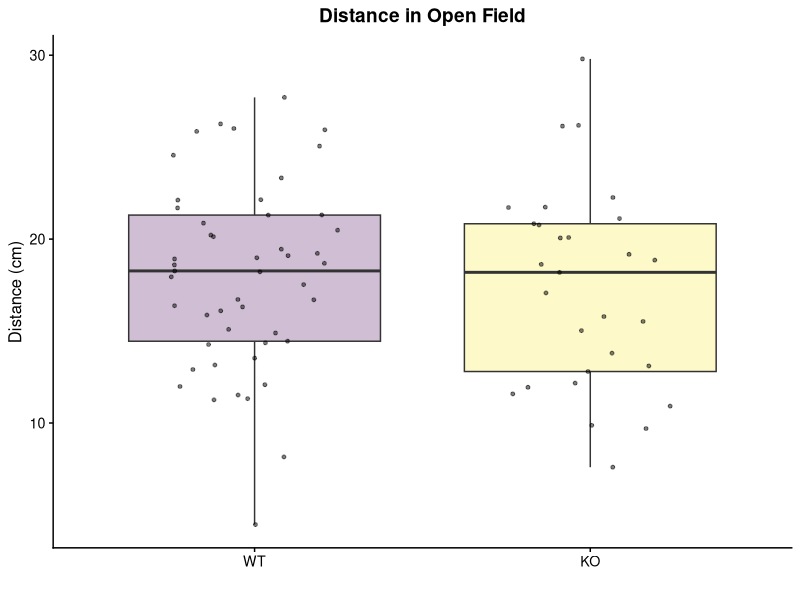
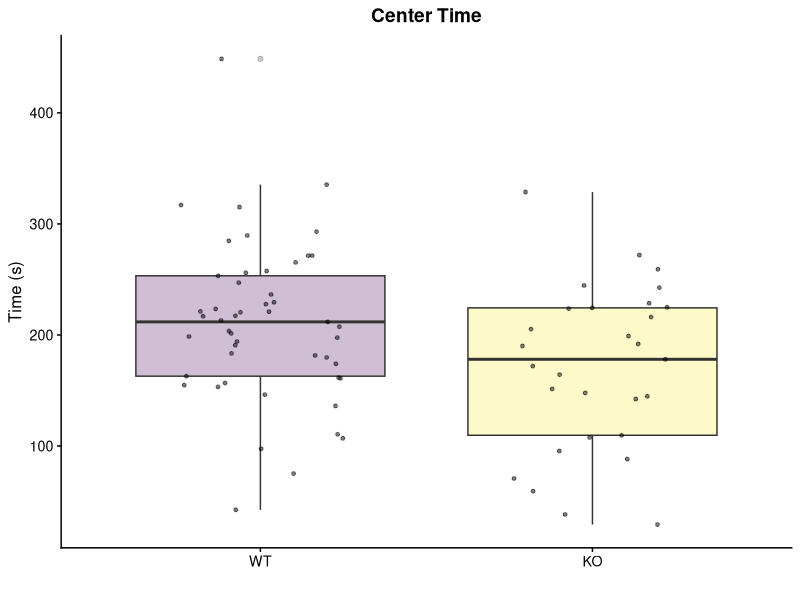
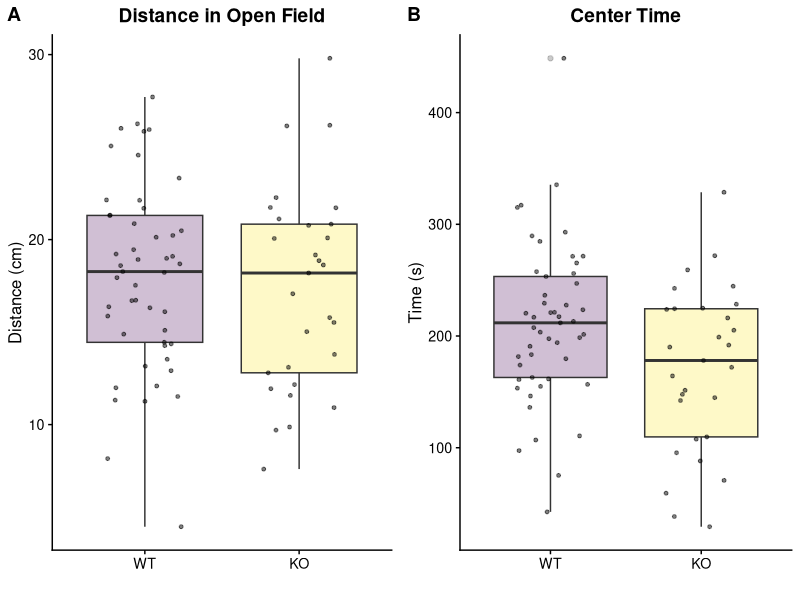
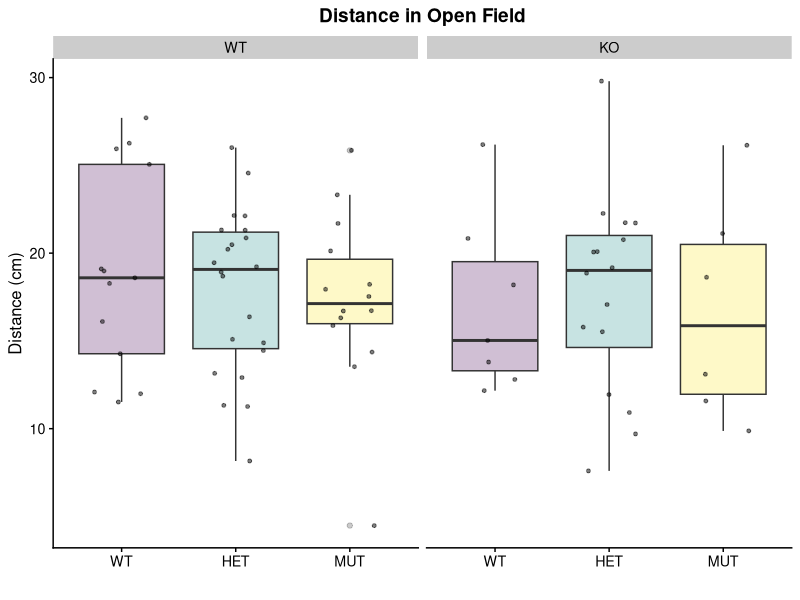
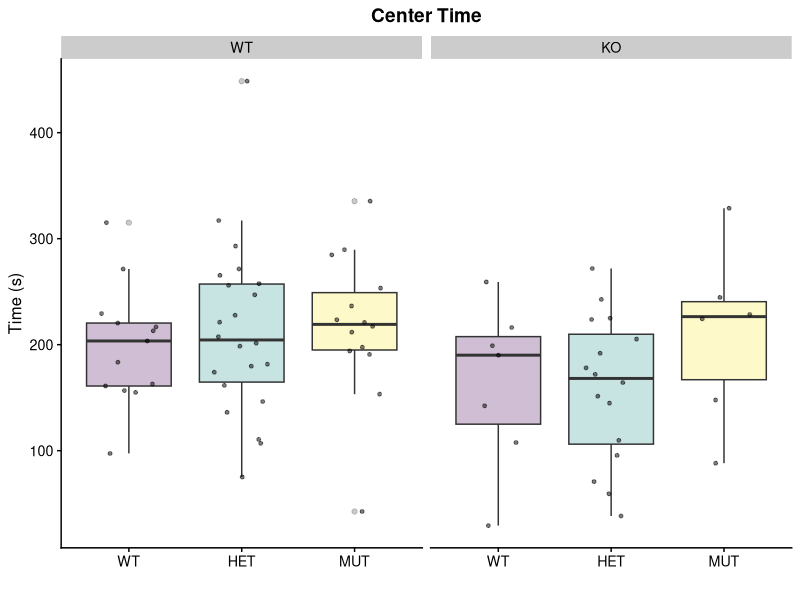
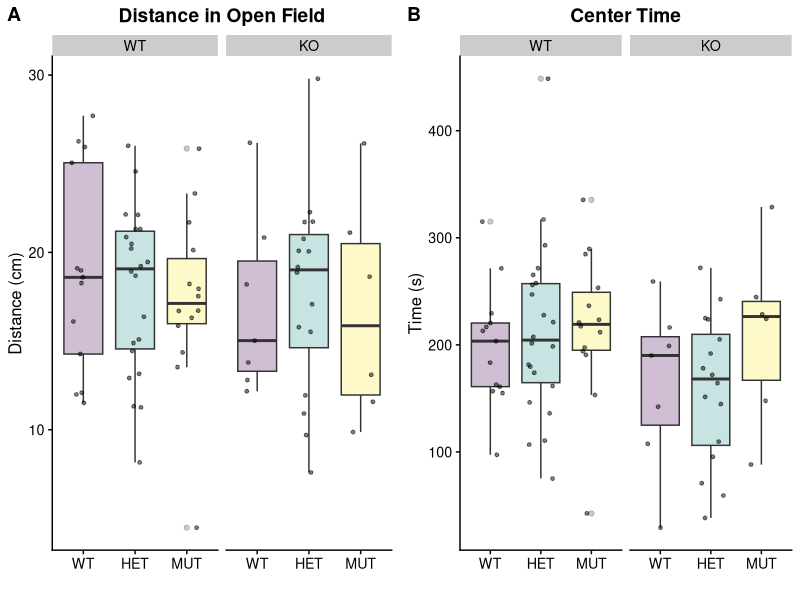
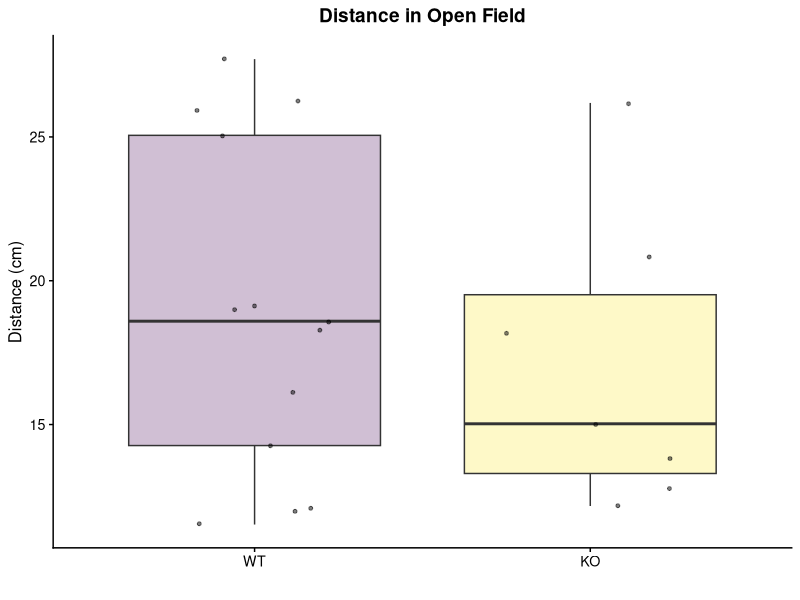
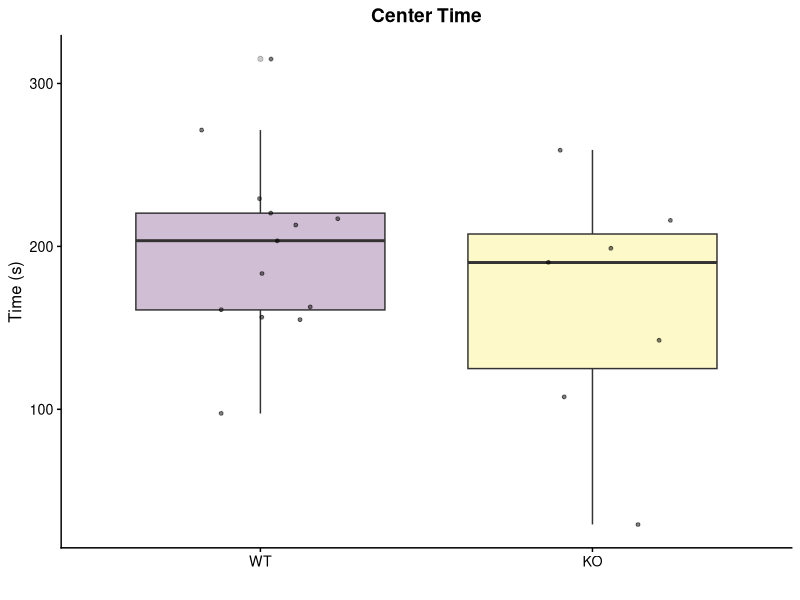

Source code (R) for these figures, in order: (Note: this script raises an error after producing the figures.)
library(ggplot2)
library(rlang)
library(cowplot)
library(viridis)
library(tidyr)
library(dplyr)

data<-read.csv("../Q22 Open Field Analysis - Sheet1.csv", header=TRUE)
data$SLC_Genotype<-data$SLC
data$SLC_Genotype <- factor(data$SLC_Genotype, levels=c("WT", "HET", "MUT"))
data$Q22 <- factor(data$Q22, levels=c("WT","KO"))
generate_boxplots <- function(input_data, X, Y, min,max){
  data<-as.data.frame(input_data)
  
  ggplot(data=data,aes(x={{X}},y={{Y}}, fill={{X}})) + 
    #geom_violin(alpha=0.25,position=position_dodge(width=.75),size=1,color="black",draw_quantiles=c(0.5))+
    geom_boxplot(alpha=0.25)+
    scale_fill_viridis_d()+
    geom_point(size=1,position=position_jitter(width=0.25),alpha=0.5)+
    theme_cowplot(12) +
    #ylim(min,max)+ 
    #facet_grid(~Sex)+    
    theme(legend.position = "none")
  
}

## Open Field on full dataset --
distance <-generate_boxplots(data, Q22, Distance,-30,85) +
  ggtitle("Distance in Open Field")+
  theme(plot.title = element_text(hjust = 0.5)) +
  labs(x="", y="Distance (cm)")
distance

centertime <-generate_boxplots(data, Q22, Center_Time,-30,85) +
  ggtitle("Center Time")+
  theme(plot.title = element_text(hjust = 0.5)) +
  labs(x="", y="Time (s)")
centertime

plot_grid(distance, centertime, labels=c("A","B"))

## Open Field on full dataset by SLC Genotype--
distance <-generate_boxplots(data, SLC_Genotype, Distance,-30,85) +
  ggtitle("Distance in Open Field")+
  theme(plot.title = element_text(hjust = 0.5)) +
  labs(x="", y="Distance (cm)")+
  facet_wrap(~Q22)
distance

centertime <-generate_boxplots(data, SLC_Genotype, Center_Time,-30,85) +
  ggtitle("Center Time")+
  theme(plot.title = element_text(hjust = 0.5)) +
  labs(x="", y="Time (s)")+
  facet_wrap(~Q22)
centertime

plot_grid(distance, centertime, labels=c("A","B"))

## Startle PPI on only SLC WT mice
data_slcwt <- data %>% filter(SLC_Genotype=="WT")
distance_slcwt <-generate_boxplots(data_slcwt, Q22, Distance,-30,85) +
  ggtitle("Distance in Open Field")+
  theme(plot.title = element_text(hjust = 0.5)) +
  labs(x="", y="Distance (cm)")
distance_slcwt

centertime_slcwt <-generate_boxplots(data_slcwt, Q22, Center_Time,-30,85) +
  ggtitle("Center Time")+
  theme(plot.title = element_text(hjust = 0.5)) +
  labs(x="", y="Time (s)")
centertime_slcwt

plot_grid(distance_slcwt, centertime_slcwt, 
          olm_slcwt_training,olm_slcwt,
          labels=c("A","B","C","D"),
          nrow=2)


## Parametric Stats for SLC WT only --
lm1 <- lm(Distance ~ Sex+ Q22, data = data_slcwt)
summary(lm1)

wilcox.test(Distance~Q22,data_slcwt )

lm1 <- lm(Center_Time~ Sex+ Q22, data = data_slcwt)
summary(lm1)

wilcox.test(Center_Time~Q22,data_slcwt )



# Save outputs -
sink("Buried_Food_Pellet_Stats.md")
cat("\n\nSummary for all data:\n")
print(summary(lm1))
cat("\n\nSummary for interaction:\n")
print(summary(interact))
cat("\n\nSummary for Tg Neg:\n")
print(summary(lm3))
cat("\n\nSummary for Tg Pos:\n")
print(summary(lm2))
cat("\n\nSummary for Females Tg Neg:\n")
print(summary(lm4))
cat("\n\nSummary for Females Tg Pos:\n")
print(summary(lm5))
cat("\n\nSummary for Males Tg Neg:\n")
print(summary(lm6))
cat("\n\nSummary for Males Tg Pos:\n")
print(summary(lm7))
sink()
